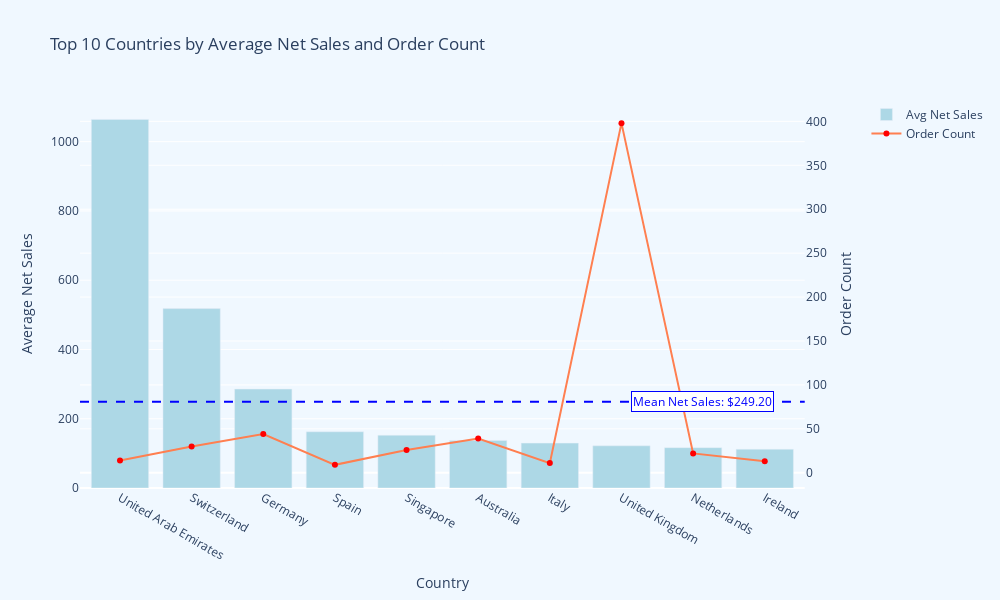

Notebook source saved alongside this figure:
### Markdown cell above
Here we have the more detailed look at net sales with USA making up more than 86%. And United Kingdom going second with only 5%.

### Code cell
from plotly.subplots import make_subplots

country_stats = df.groupby('billing_country').agg({
    'net_sales': 'mean',
    'order_id': 'count'
}).reset_index()

top_10_countries = country_stats[country_stats.order_id > 5].sort_values('net_sales', ascending=False).head(10)

median_net_sales = country_stats['net_sales'].mean()

fig = make_subplots(specs=[[{"secondary_y": True}]])

fig.add_trace(
    go.Bar(x=top_10_countries['billing_country'], y=top_10_countries['net_sales'], name="Avg Net Sales", marker=dict(color='lightblue')),
    secondary_y=False,
)

fig.add_trace(
    go.Scatter(x=top_10_countries['billing_country'], y=top_10_countries['order_id'], name="Order Count", mode='lines+markers', line=dict(color='coral'), marker=dict(color='red')),
    secondary_y=True,
)

fig.add_hline(y=median_net_sales, line_dash="dash", line_color="blue")

fig.add_annotation(
    x=0.9,
    y=median_net_sales,
    xref="paper",
    yref="y",
    text=f"Mean Net Sales: ${median_net_sales:.2f}",
    showarrow=False,
    font=dict(color="blue"),
    bgcolor="white",
    bordercolor="blue",
    borderwidth=1
)

fig.update_layout(
    title_text="Top 10 Countries by Average Net Sales and Order Count",
    xaxis_title="Country",
    barmode='group',
    height=600,
    width=1000,
    plot_bgcolor='aliceblue',
    paper_bgcolor='aliceblue'
)

fig.update_yaxes(title_text="Average Net Sales", secondary_y=False)
fig.update_yaxes(title_text="Order Count", secondary_y=True)

fig.show()

### Figure 1 — Plotly figure (JSON) as saved in the notebook; plotly's stock layout.template omitted (floating-point values rounded to 4 significant figures)
{"data": [{"marker": {"color": "lightblue"}, "name": "Avg Net Sales", "type": "bar", "x": ["United Arab Emirates", "Switzerland", "Germany", "Spain", "Singapore", "Australia", "Italy", "United Kingdom", "Netherlands", "Ireland"], "xaxis": "x", "y": [1064.0, 518.0, 285.7, 162.4, 152.4, 137.5, 129.6, 121.8, 116.5, 111.9], "yaxis": "y"}, {"line": {"color": "coral"}, "marker": {"color": "red"}, "mode": "lines+markers", "name": "Order Count", "type": "scatter", "x": ["United Arab Emirates", "Switzerland", "Germany", "Spain", "Singapore", "Australia", "Italy", "United Kingdom", "Netherlands", "Ireland"], "xaxis": "x", "y": [14, 30, 44, 9, 26, 39, 11, 398, 22, 13], "yaxis": "y2"}], "layout": {"annotations": [{"bgcolor": "white", "bordercolor": "blue", "borderwidth": 1, "font": {"color": "blue"}, "showarrow": false, "text": "Mean Net Sales: $249.20", "x": 0.9, "xref": "paper", "y": 249.2, "yref": "y"}], "barmode": "group", "height": 600, "paper_bgcolor": "aliceblue", "plot_bgcolor": "aliceblue", "shapes": [{"line": {"color": "blue", "dash": "dash"}, "type": "line", "x0": 0, "x1": 1, "xref": "x domain", "y0": 249.2, "y1": 249.2, "yref": "y"}], "title": {"text": "Top 10 Countries by Average Net Sales and Order Count"}, "width": 1000, "xaxis": {"anchor": "y", "domain": [0, 0.94], "title": {"text": "Country"}}, "yaxis": {"anchor": "x", "domain": [0, 1], "title": {"text": "Average Net Sales"}}, "yaxis2": {"anchor": "x", "overlaying": "y", "side": "right", "title": {"text": "Order Count"}}}}
